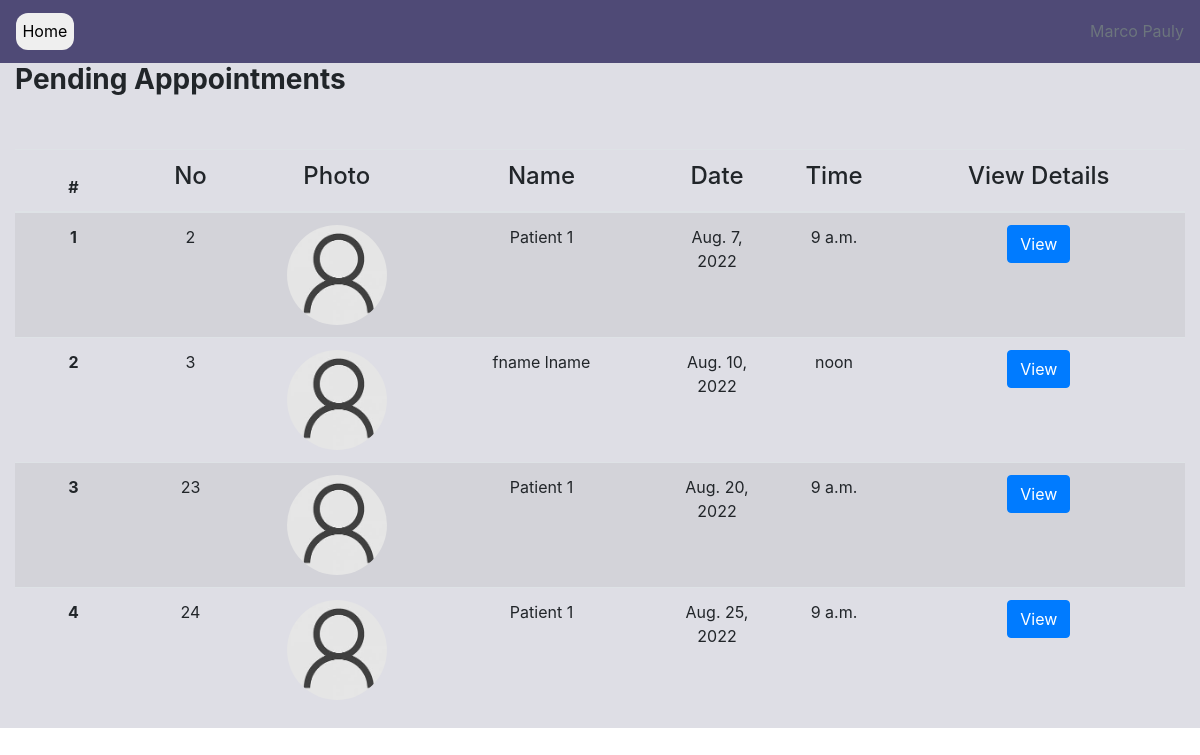
Screenshot of /doctor/pending-appointments (signed in) with the database file from the repository.
### accounts/models.py (models this page shows, shortened)
class User(AbstractUser):
    DOCTOR = 'D'
    PATIENT = 'P'
    USER_TYPES = [
        (DOCTOR, 'Doctor'),
        (PATIENT, 'Patient'),
    ]
    MALE = 'M'
    FEMALE = 'F'
    OTHER = 'O'
    PREFER_NOT_TO_SAY = 'N'
    GENDER = [
        (MALE, 'Male'),
        (FEMALE, 'Female'),
        (OTHER, 'Other'),
        (PREFER_NOT_TO_SAY, 'Prefer not to say')
    ]
    class Meta:
        db_table = 'user'
    user_type = models.CharField(choices=USER_TYPES, max_length=1, default=PATIENT)
    gender = models.CharField(choices=GENDER,  max_length=1, default=PREFER_NOT_TO_SAY)
    phone = PhoneNumberField(null=True, blank=True)
    def is_doctor(self):
        if self.user_type == 'D':
            return True
        return False

### appointment/models.py (models this page shows, shortened)
class Appointment(models.Model):
    TIME_SLOT = [
    (1, '9:00-10:00'),
    (2, '10:00-11:00'),
    (3, '11:00-12:00'),
    (4, '13:00-14:00'),
    ]
    doctor = models.ForeignKey(User,on_delete=models.CASCADE, limit_choices_to={'user_type': 'D'}, related_name='doctor')
    patient = models.ForeignKey(User,on_delete=models.CASCADE, limit_choices_to={'user_type': 'P'})
    date =  models.DateField()
    start_time = models.TimeField(null=True)
    end_time = models.TimeField(null=True)
    reason = models.TextField()
    status = models.BooleanField(default=False)
    class Meta:
        db_table = 'appointment'
        constraints = [
            models.UniqueConstraint(fields=['patient', 'doctor', 'date'], name='unique_booking')
        ]
        ordering = ['date', 'start_time']

### profiles/models.py (models this page shows, shortened)
class PatientProfile(models.Model):
    BLOOD_GROUPS = [
        ('O-', 'O-'),
        ('O+', 'O+'),
        ('A-', 'A-'),
        ('A+', 'A+'),
        ('B-', 'B-'),
        ('B+', 'B+'),
        ('AB-', 'AB-'),
        ('AB+', 'AB+'),
    ]
    class Meta:
        db_table = 'patient_profile'
    user = models.OneToOneField(
        User, on_delete=models.CASCADE, #profile deleted then patient deleted since one to one field
        primary_key=True, limit_choices_to={'user_type': 'P'},
        related_name='patprofile', #* related_name is used to give alternate name to the reverse relationship
        )
    profile_pic = models.ImageField(upload_to='images/profiles/patients', null=True, blank=True) #TODO Change directory to /images/patient/username
    dob = models.DateField(blank=True, null=True) #TODO -remove blank=True, null=True
    blood_group = models.CharField(max_length=3, choices=BLOOD_GROUPS)
    allergies = models.TextField(blank=True, null=True)

### appointment/views.py (the view)
# urls.py: path('doctor/pending-appointments', views.pending_appointments, {'status': False}, name='pending-appointment'), #* Pass extra option to function as dictionary
def pending_appointments(request, status):
    context = {}
    user = request.user
    if not user.is_doctor():
        return HttpResponse("NOT ALLOWED")
    appointments = Appointment.objects.filter(doctor=user, status=status)
    context = {'appointments':appointments, 'status':status} #* Status passed in to change heading of page (Completed/Pending)
    return render(request, 'pending-appointment.html', context=context)

### PMS/context_processors.py (called while the page is built)
def get_departments(request):
    departments = Department.objects.all()
    return {'departments': departments}

def get_time_slots(request):
    time_slot = Appointment.TIME_SLOT
    return {"time_slot": time_slot}

### appointment/templates/pending-appointment.html (shortened to what this page needs)
{% load static %}
<!DOCTYPE html>
<html>
    <head>
        <link rel="stylesheet" href="https://cdn.jsdelivr.net/npm/bootstrap@4.0.0/dist/css/bootstrap.min.css">
    </head>
    <body>
        {% include 'navbar-simple.html' %}
        <section style="height: auto;">
            <div class="container-fluid">
                <div class="row " style="background-color: #8889a347;">
                    {% if status %}
                    <div class="col-md-12" style="align-items: center;"><h3><b>Completed Apppointments</b></h3></div>
                    {% else %}
                    <div class="col-md-12" style="align-items: center;"><h3><b>Pending Apppointments</b></h3></div>
                    {% endif %}
                <br>
                <br>
                <br>
                    <div class="col-md-12 col-12" style="align-items: center;">
                        <table class="table table-striped">
                            <thead>
                              <tr>
                                <th scope="col" width="10%">#</th>
                                <th scope="col"  width="10%"><h4>No</h4></th>
                                <th scope="col" width="15%"><h4>Photo</h4></th>
                                <th scope="col" width="20%"><h4>Name</h4></th>
                                <th scope="col" width="10%"><h4>Date</h4></th>
                                <th scope="col" width="10%"><h4>Time</h4></th>
                                <th scope="col"><h4>View Details</h4></th>
                              </tr>
                            </thead>
                            <tbody>
{% for appointment in appointments %}
                                <tr>
                                    <th scope="row">{{forloop.counter}}</th>
                                    <td>{{appointment.id}}</td>
                                    <td>
                                        {%if appointment.patient.patprofile.profile_pic %}
                                            <img src="{{appointment.patient.patprofile.profile_pic.url}}" class="photo">
                                        {% else %}
                                            <img src="{% static 'images/default_pic.jpg' %}" class="photo">
                                        {% endif %}
                                    </td>
                                    <td>{{appointment.patient.get_full_name}}</td>
                                    <td>{{appointment.date}}</td>
                                    <td>{{appointment.start_time}}</td>
                                    <td>
                                        <form action="{% url 'appointment:view-appointment' %}" method="post">
                                            <button class="btn btn-primary" type="submit" name="id" value={{appointment.id}}>View</button>
                                        </form>
                                    </td>
                                </tr>
{% endfor %}
                            </tbody>
                          </table>
                    </div>
                </div>
            </div>
        </section>
    </body>
</html>

### templates/navbar-simple.html (shortened to what this page needs)
<nav class="navbar navbar-expand-lg bg-dark">
    <a class="navbar-brand" href="{% url 'accounts:home'%}">
      <button class="button">Home</button>
    </a>
        <ul class="navbar-nav ml-auto">
            <li class="nav-item">
                <p class="text-secondary mb-0">{{user.get_full_name}}</p>
            </li>
        </ul>
</nav>

### templates/navbar-simple.html (style rules this page uses)
.bg-dark { background-color: #4c4774fa !important; }
.button { border-radius: 12px; border: 2px; font-size: 1rem; padding: 0.4rem; }

### appointment/templates/pending-appointment.html (style rules this page uses)
table { margin-top: 14px; }
th, td { text-align: center; }
.photo { width: 100px; border-radius: 50%; }

### rows the page displays
User: get_full_name "Marco Pauly"
Appointment: id "2", patient.patprofile.profile_pic (placeholder picture), patient.get_full_name "Patient 1", date "Aug. 7, 2022", start_time "9 a.m."
Appointment: id "3", patient.get_full_name "fname lname", date "Aug. 10, 2022", start_time "noon"
Appointment: id "23", patient.patprofile.profile_pic (placeholder picture), patient.get_full_name "Patient 1", date "Aug. 20, 2022", start_time "9 a.m."
Appointment: id "24", patient.patprofile.profile_pic (placeholder picture), patient.get_full_name "Patient 1", date "Aug. 25, 2022", start_time "9 a.m."
